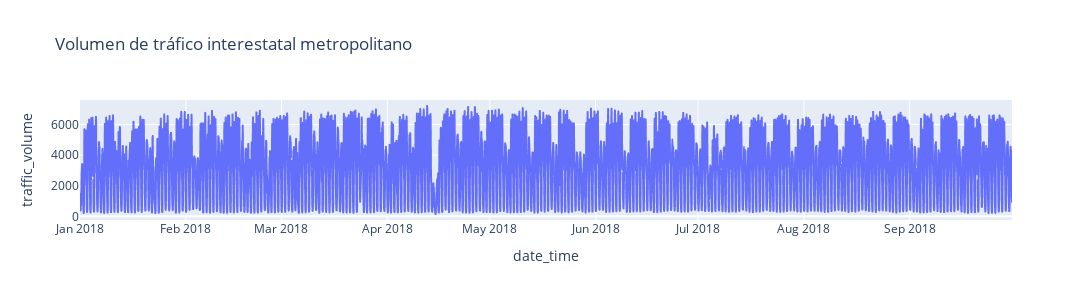

Notebook code for this chart:
### Code cell
fig = px.line(df_csv2, x="date_time", y=df_csv2.columns[-1],title="Volumen de tráfico interestatal metropolitano")
fig.update_layout(width=1500, height=300)
fig.show()

### Figure 1 — Plotly figure (JSON) as saved in the notebook; plotly's stock layout.template omitted (floating-point values rounded to 4 significant figures; data arrays with more than 128 entries replaced by an {"elided": "..."} marker saying what was removed)
{"data": [{"hovertemplate": "date_time=%{x}<br>traffic_volume=%{y}<extra></extra>", "legendgroup": "", "line": {"color": "#636efa", "dash": "solid"}, "marker": {"symbol": "circle"}, "mode": "lines", "name": "", "showlegend": false, "type": "scattergl", "x": {"elided": "7949 str values"}, "xaxis": "x", "y": {"elided": "7949 int values"}, "yaxis": "y"}], "layout": {"height": 300, "legend": {"tracegroupgap": 0}, "title": {"text": "Volumen de tráfico interestatal metropolitano"}, "width": 1500, "xaxis": {"anchor": "y", "domain": [0, 1], "title": {"text": "date_time"}}, "yaxis": {"anchor": "x", "domain": [0, 1], "title": {"text": "traffic_volume"}}}}
